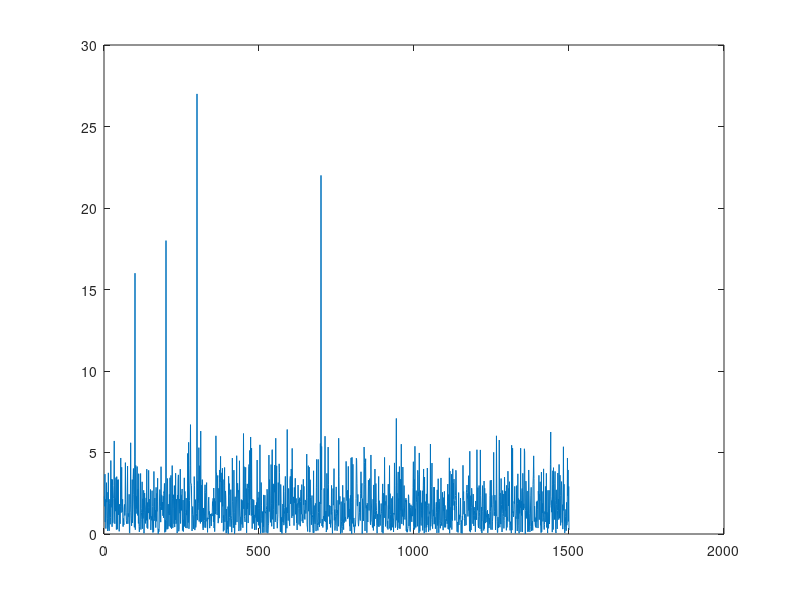
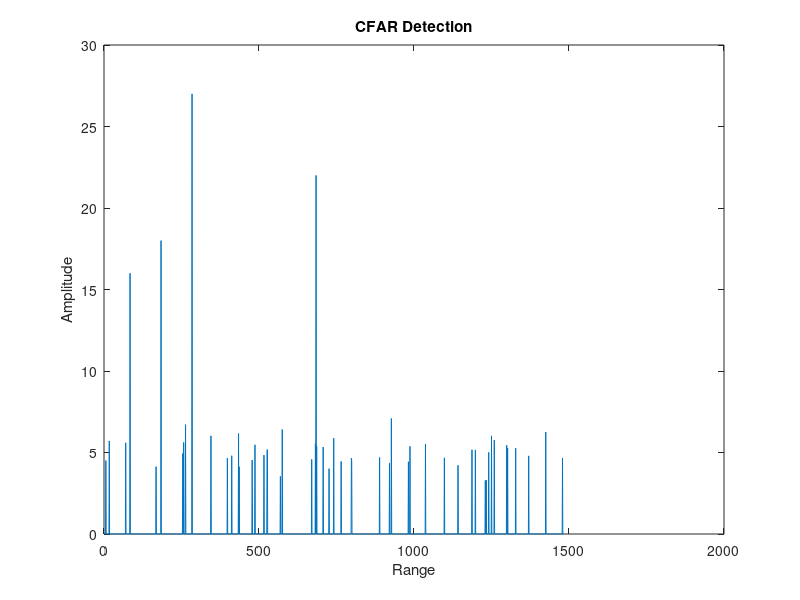

The MATLAB script that drew these images, in order:
% Implement 1D CFAR using lagging cells on the given noise and target scenario.

% Close and delete all currently open figures
close all;

% Generate Noisy Signal

% Specify the parameters of a signal with a sampling frequency of 1 kHz 
% and a signal duration of 1.5 seconds.

Fs = 1000;            % Sampling frequency                    
T = 1/Fs;             % Sampling period       
L = 1500;             % Length of signal
t = (0:L-1)*T;        % Time vector

% Form a signal containing a 50 Hz sinusoid of amplitude 0.7 and a 120 Hz 
% sinusoid of amplitude 1.

S = 0.7*sin(2*pi*50*t) + sin(2*pi*120*t);

% Corrupt the signal with zero-mean white noise with a variance of 4
X = S + 2*randn(size(t));

X_cfar = abs(X);

% Data_points
Ns = 1500;  % let it be the same as the length of the signal

% Targets location. Assigning bin 100, 200, 300, and 700 as Targets
% with the amplitudes of 16, 18, 27, 22.
X_cfar([100 ,200, 300, 700])=[16 18 27 22];

% plot the output
figure(1);
plot(X_cfar)


% Apply CFAR to detect the targets by filtering the noise.

% Define the number of Training Cells
T = 12;
% Define the number of Guard Cells 
G = 4;
% Define Offset (Adding room above noise threshold for the desired SNR)
offset = 3;

% Initialize vector to hold threshold values 
threshold_cfar = zeros(1, Ns-(G+T+1));

% Initialize Vector to hold final signal after thresholding
signal_cfar = zeros(1, Ns-(G+T+1));

% Slide window across the signal length
for i = 1:(Ns-(G+T+1))     
    
    % Determine the noise threshold by measuring it within 
    % the training cells
    noise_level = sum(X_cfar(i:i+T-1));  
    % Scale the noise_level by appropriate offset value and take
    % average over T training cells
    threshold = (noise_level / T) * offset;
    % Measure the signal within the CUT
    signal = X_cfar(i+T+G);
    % Check if the signal is greater than the threshold
    if (signal < threshold)
        % If not, set the signal to 0
        signal = 0;
    end
    
    % Add threshold value to the threshold_cfar vector
    threshold_cfar(i) = threshold;
    % Add signal value to the signal_cfar vector
    signal_cfar(i) = signal;
end

% plot the filtered signal
figure;
plot(signal_cfar);
xlabel('Range');
ylabel('Amplitude');
title('CFAR Detection');
